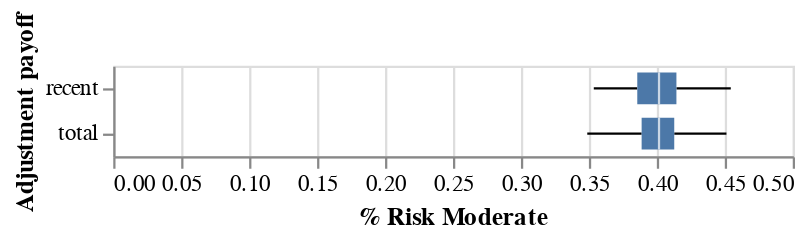

Notebook cell for this chart:
### Code cell
alt.Chart(df_payoff).mark_boxplot(extent="min-max").encode(
    x=alt.X("pct_risk_moderate", title="% Risk Moderate"),
    y=alt.Y("adjust_payoff", title="Adjustment payoff")
)

### Figure 1 — Vega specification as saved in the notebook (floating-point values rounded to 4 significant figures)
{"$schema": "https://vega.github.io/schema/vega/v5.json", "data": [{"name": "source_0"}, {"name": "data_0", "values": [{"adjust_payoff": "recent", "lower_box_pct_risk_moderate": 0.3856, "lower_whisker_pct_risk_moderate": 0.3536, "mid_box_pct_risk_moderate": 0.4016, "upper_box_pct_risk_moderate": 0.4144, "upper_whisker_pct_risk_moderate": 0.4544}, {"adjust_payoff": "total", "lower_box_pct_risk_moderate": 0.3888, "lower_whisker_pct_risk_moderate": 0.3488, "mid_box_pct_risk_moderate": 0.4016, "upper_box_pct_risk_moderate": 0.4128, "upper_whisker_pct_risk_moderate": 0.4512}]}, {"name": "data_1", "values": [{"adjust_payoff": "recent", "lower_box_pct_risk_moderate": 0.3856, "lower_whisker_pct_risk_moderate": 0.3536, "mid_box_pct_risk_moderate": 0.4016, "upper_box_pct_risk_moderate": 0.4144, "upper_whisker_pct_risk_moderate": 0.4544}, {"adjust_payoff": "total", "lower_box_pct_risk_moderate": 0.3888, "lower_whisker_pct_risk_moderate": 0.3488, "mid_box_pct_risk_moderate": 0.4016, "upper_box_pct_risk_moderate": 0.4128, "upper_whisker_pct_risk_moderate": 0.4512}]}, {"name": "data_2", "values": [{"adjust_payoff": "recent", "lower_box_pct_risk_moderate": 0.3856, "lower_whisker_pct_risk_moderate": 0.3536, "mid_box_pct_risk_moderate": 0.4016, "upper_box_pct_risk_moderate": 0.4144, "upper_whisker_pct_risk_moderate": 0.4544}, {"adjust_payoff": "total", "lower_box_pct_risk_moderate": 0.3888, "lower_whisker_pct_risk_moderate": 0.3488, "mid_box_pct_risk_moderate": 0.4016, "upper_box_pct_risk_moderate": 0.4128, "upper_whisker_pct_risk_moderate": 0.4512}]}, {"name": "data_3", "values": [{"adjust_payoff": "recent", "lower_box_pct_risk_moderate": 0.3856, "lower_whisker_pct_risk_moderate": 0.3536, "mid_box_pct_risk_moderate": 0.4016, "upper_box_pct_risk_moderate": 0.4144, "upper_whisker_pct_risk_moderate": 0.4544}, {"adjust_payoff": "total", "lower_box_pct_risk_moderate": 0.3888, "lower_whisker_pct_risk_moderate": 0.3488, "mid_box_pct_risk_moderate": 0.4016, "upper_box_pct_risk_moderate": 0.4128, "upper_whisker_pct_risk_moderate": 0.4512}]}, {"name": "data_0_y_domain_adjust_payoff_0", "values": [{"adjust_payoff": "recent"}, {"adjust_payoff": "total"}]}, {"name": "data_1_y_domain_adjust_payoff_1", "values": [{"adjust_payoff": "recent"}, {"adjust_payoff": "total"}]}, {"name": "data_2_y_domain_adjust_payoff_2", "values": [{"adjust_payoff": "recent"}, {"adjust_payoff": "total"}]}, {"name": "data_3_y_domain_adjust_payoff_3", "values": [{"adjust_payoff": "recent"}, {"adjust_payoff": "total"}]}], "signals": [{"name": "y_step", "value": 20}, {"name": "height", "update": "bandspace(domain('y').length, 0, 0) * y_step"}], "marks": [{"type": "rule", "name": "layer_0_marks", "from": {"data": "data_0"}, "encode": {"update": {"x2": {"field": "lower_box_pct_risk_moderate", "scale": "x"}, "y": {"field": "adjust_payoff", "scale": "y", "band": 0.5}, "stroke": {"value": "black"}, "x": {"field": "lower_whisker_pct_risk_moderate", "scale": "x"}, "tooltip": {"signal": "{\"Max of % Risk Moderate\": format(datum[\"upper_whisker_pct_risk_moderate\"], \"\"), \"Q3 of % Risk Moderate\": format(datum[\"upper_box_pct_risk_moderate\"], \"\"), \"Median of % Risk Moderate\": format(datum[\"mid_box_pct_risk_moderate\"], \"\"), \"Q1 of % Risk Moderate\": format(datum[\"lower_box_pct_risk_moderate\"], \"\"), \"Min of % Risk Moderate\": format(datum[\"lower_whisker_pct_risk_moderate\"], \"\"), \"Adjustment payoff\": isValid(datum[\"adjust_payoff\"]) ? datum[\"adjust_payoff\"] : \"\"+datum[\"adjust_payoff\"]}"}}}, "aria": false, "style": ["rule", "boxplot-rule"]}, {"type": "rule", "name": "layer_1_marks", "from": {"data": "data_1"}, "encode": {"update": {"tooltip": {"signal": "{\"Max of % Risk Moderate\": format(datum[\"upper_whisker_pct_risk_moderate\"], \"\"), \"Q3 of % Risk Moderate\": format(datum[\"upper_box_pct_risk_moderate\"], \"\"), \"Median of % Risk Moderate\": format(datum[\"mid_box_pct_risk_moderate\"], \"\"), \"Q1 of % Risk Moderate\": format(datum[\"lower_box_pct_risk_moderate\"], \"\"), \"Min of % Risk Moderate\": format(datum[\"lower_whisker_pct_risk_moderate\"], \"\"), \"Adjustment payoff\": isValid(datum[\"adjust_payoff\"]) ? datum[\"adjust_payoff\"] : \"\"+datum[\"adjust_payoff\"]}"}, "x": {"field": "upper_box_pct_risk_moderate", "scale": "x"}, "stroke": {"value": "black"}, "y": {"field": "adjust_payoff", "scale": "y", "band": 0.5}, "x2": {"field": "upper_whisker_pct_risk_moderate", "scale": "x"}}}, "aria": false, "style": ["rule", "boxplot-rule"]}, {"type": "rect", "name": "layer_2_marks", "from": {"data": "data_2"}, "encode": {"update": {"yc": {"field": "adjust_payoff", "scale": "y", "band": 0.5}, "tooltip": {"signal": "{\"Max of % Risk Moderate\": format(datum[\"upper_whisker_pct_risk_moderate\"], \"\"), \"Q3 of % Risk Moderate\": format(datum[\"upper_box_pct_risk_moderate\"], \"\"), \"Median of % Risk Moderate\": format(datum[\"mid_box_pct_risk_moderate\"], \"\"), \"Q1 of % Risk Moderate\": format(datum[\"lower_box_pct_risk_moderate\"], \"\"), \"Min of % Risk Moderate\": format(datum[\"lower_whisker_pct_risk_moderate\"], \"\"), \"Adjustment payoff\": isValid(datum[\"adjust_payoff\"]) ? datum[\"adjust_payoff\"] : \"\"+datum[\"adjust_payoff\"]}"}, "x": {"field": "lower_box_pct_risk_moderate", "scale": "x"}, "height": {"value": 14}, "fill": {"value": "#4c78a8"}, "x2": {"field": "upper_box_pct_risk_moderate", "scale": "x"}}}, "style": ["bar", "boxplot-box"]}, {"type": "rect", "name": "layer_3_marks", "from": {"data": "data_3"}, "encode": {"update": {"xc": {"field": "mid_box_pct_risk_moderate", "scale": "x"}, "tooltip": {"signal": "{\"Max of % Risk Moderate\": format(datum[\"upper_whisker_pct_risk_moderate\"], \"\"), \"Q3 of % Risk Moderate\": format(datum[\"upper_box_pct_risk_moderate\"], \"\"), \"Median of % Risk Moderate\": format(datum[\"mid_box_pct_risk_moderate\"], \"\"), \"Q1 of % Risk Moderate\": format(datum[\"lower_box_pct_risk_moderate\"], \"\"), \"Min of % Risk Moderate\": format(datum[\"lower_whisker_pct_risk_moderate\"], \"\"), \"Adjustment payoff\": isValid(datum[\"adjust_payoff\"]) ? datum[\"adjust_payoff\"] : \"\"+datum[\"adjust_payoff\"]}"}, "fill": [{"value": "#4c78a8", "test": "datum['lower_box_pct_risk_moderate'] >= datum['upper_box_pct_risk_moderate']"}, {"value": "white"}], "opacity": {"value": 0.7}, "height": {"value": 14}, "yc": {"field": "adjust_payoff", "scale": "y", "band": 0.5}, "width": {"value": 1}}}, "style": ["tick", "boxplot-median"], "aria": false}], "scales": [{"name": "x", "type": "linear", "domain": {"fields": [{"data": "data_0", "field": "lower_whisker_pct_risk_moderate"}, {"data": "data_0", "field": "lower_box_pct_risk_moderate"}, {"data": "data_1", "field": "upper_box_pct_risk_moderate"}, {"data": "data_1", "field": "upper_whisker_pct_risk_moderate"}, {"data": "data_2", "field": "lower_box_pct_risk_moderate"}, {"data": "data_2", "field": "upper_box_pct_risk_moderate"}, {"data": "data_3", "field": "mid_box_pct_risk_moderate"}]}, "range": [0, {"signal": "width"}], "nice": true, "zero": true}, {"name": "y", "type": "band", "domain": {"fields": [{"data": "data_0_y_domain_adjust_payoff_0", "field": "adjust_payoff"}, {"data": "data_1_y_domain_adjust_payoff_1", "field": "adjust_payoff"}, {"data": "data_2_y_domain_adjust_payoff_2", "field": "adjust_payoff"}, {"data": "data_3_y_domain_adjust_payoff_3", "field": "adjust_payoff"}], "sort": true}, "range": {"step": {"signal": "y_step"}}, "paddingInner": 0, "paddingOuter": 0}], "axes": [{"scale": "x", "aria": false, "labels": false, "orient": "bottom", "ticks": false, "zindex": 0, "gridScale": "y", "maxExtent": 0, "minExtent": 0, "tickCount": {"signal": "ceil(width/40)"}, "domain": false, "grid": true}, {"scale": "x", "title": "% Risk Moderate", "zindex": 0, "labelFlush": true, "orient": "bottom", "labelOverlap": true, "grid": false, "tickCount": {"signal": "ceil(width/40)"}}, {"scale": "y", "grid": false, "orient": "left", "title": "Adjustment payoff", "zindex": 0}], "style": "cell", "background": "white", "padding": 5, "width": 300}
